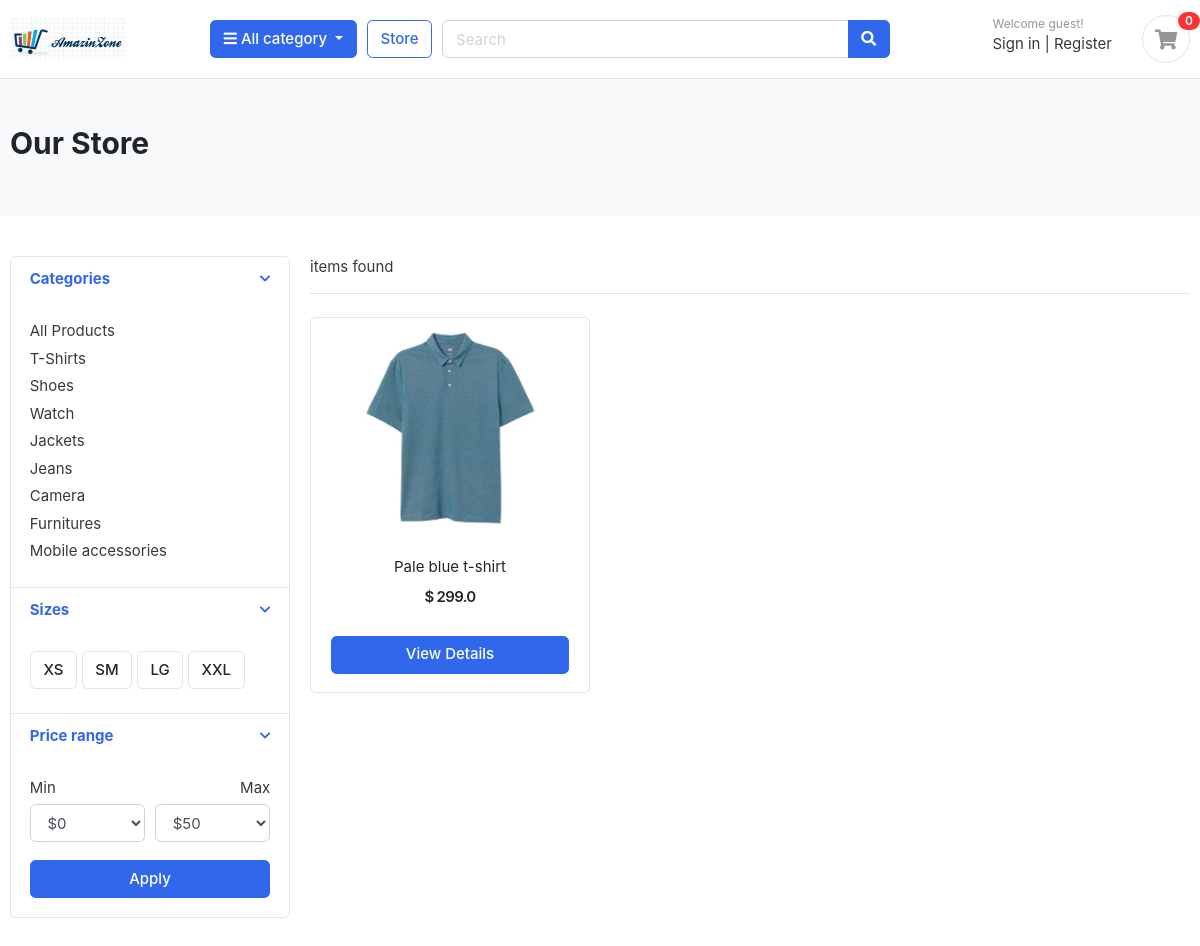
The page /store/category/T-Shirts on the database its author committed.
### store/models.py (models this page shows, shortened)
class Category(models.Model):
	title = models.CharField(max_length=100)
	slug = models.SlugField()
	banner_image = models.ImageField(upload_to="category/banners")
	class Meta:
		verbose_name_plural = 'Categories'

class Product(models.Model):
	title = models.CharField(max_length=100)
	slug = models.SlugField(max_length=100, unique=True)
	category = models.ForeignKey(Category, on_delete=models.CASCADE)
	image = models.ImageField(upload_to='products/images/')
	price = models.FloatField()
	details = models.TextField()
	quantity = models.IntegerField()
	in_stock = models.BooleanField(default=True)
	date_add = models.DateField(default=timezone.now)

### store/views.py (the view)
# urls.py: path('category/<slug:category_slug>', views.category, name='category'),
def category(request, category_slug):
	category_products = models.Product.objects.filter(category__slug=category_slug)
	return store(request, template_name='store.html',
		context={'category_products': category_products})

### cart/context_processors.py (called while the page is built)
def grand_total(request, tax_rate=6.9):
    total = 0
    count = 0
    cart_items = CartItem.objects.filter(cart__cart_id=_cart_id(request))
    for item in cart_items:
        total += item.sub_total()
        count += item.quantity
    tax = total * tax_rate // 100
    context = {}
    context['cart_items_count'] = count
    context['cart_total'] = total
    context['cart_tax'] = tax
    context['cart_tax_rate'] = tax_rate
    context['grand_total'] = tax + total
    return context

### cart/views.py (called while the page is built)
def _cart_id(request):
    cart = request.session.session_key
    if not cart:
        cart = request.session.create()
    return cart

### store/context_processors.py (called while the page is built)
def get_categories(request):
    categories = Category.objects.all()
    return {'product_categories': categories}

### store/views.py (called while the page is built)
def store(request, **kwargs):
	categories = models.Category.objects.all()
	category_products = models.Product.objects.all()
	args = {
		'categories': categories,
		'category_products': category_products
	}
	try:
		args.update(kwargs.get('context'))
	except:
		pass
	return render(request, 'store.html', context=args)

### store/templates/store.html (shortened to what this page needs)
{% extends 'base.html' %}
{% load static %}
{% block content %}
{% include 'includes/navbar.html' %}
<section class="section-pagetop bg">
  <div class="container">
    {% if 'search' in request.path %}
    <h2 class="title-page">Search Result</h2>
    {% else %}
    <h2 class="title-page">Our Store</h2>
    {% endif %}
  </div>
</section>
<section class="section-content padding-y">
  <div class="container">
    <div class="row">
      <aside class="col-md-3">
        <div class="card">
          <article class="filter-group">
            <header class="card-header">
              <a href="#" data-toggle="collapse" data-target="#collapse_1" aria-expanded="true" class="">
                <i class="icon-control fa fa-chevron-down"></i>
                <h6 class="title">Categories</h6>
              </a>
            </header>
            <div class="filter-content collapse show" id="collapse_1" style="">
              <div class="card-body">
                <ul class="list-menu">
                  <li><a href="{% url "store:category_all" %}">All Products </a></li>
                  {% for category in categories %}
                  <li><a href="{% url "store:category" category.slug %}">{{ category.title }} </a></li>
                  {% endfor %}
                </ul>
              </div>
            </div>
          </article>
          <article class="filter-group">
            <header class="card-header">
              <a href="#" data-toggle="collapse" data-target="#collapse_4" aria-expanded="true" class="">
                <i class="icon-control fa fa-chevron-down"></i>
                <h6 class="title">Sizes </h6>
              </a>
            </header>
            <div class="filter-content collapse show" id="collapse_4" style="">
              <div class="card-body">
                <label class="checkbox-btn">
                  <span class="btn btn-light"> XS </span>
                </label>
                <label class="checkbox-btn">
                  <span class="btn btn-light"> SM </span>
                </label>
                <label class="checkbox-btn">
                  <span class="btn btn-light"> LG </span>
                </label>
                <label class="checkbox-btn">
                  <span class="btn btn-light"> XXL </span>
                </label>
              </div>
            </div>
          </article>
          <article class="filter-group">
            <header class="card-header">
              <a href="#" data-toggle="collapse" data-target="#collapse_3" aria-expanded="true" class="">
                <i class="icon-control fa fa-chevron-down"></i>
                <h6 class="title">Price range </h6>
              </a>
            </header>
            <div class="filter-content collapse show" id="collapse_3" style="">
              <div class="card-body">
                <div class="form-row">
                  <div class="form-group col-md-6">
                    <label>Min</label>
                    <select class="mr-2 form-control">
                      <option value="0">$0</option>
                    </select>
                  </div>
                  <div class="form-group text-right col-md-6">
                    <label>Max</label>
                    <select class="mr-2 form-control">
                      <option value="50">$50</option>
                    </select>
                  </div>
                </div>
                <button class="btn btn-block btn-primary">Apply</button>
              </div>
            </div>
          </article>
        </div>
      </aside>
      <main class="col-md-9">
        <header class="border-bottom mb-4 pb-3">
          <div class="form-inline">
            <span class="mr-md-auto"><b>{{ product_count }}</b> items found </span>
          </div>
        </header>
        <div class="row">
          {% if category_products %}
          {% for product in category_products %}
          <div class="col-md-4">
            <figure class="card card-product-grid">
              <div class="img-wrap">
                <a href="{% url 'products:product_detail' product.slug %}"><img src="{{ product.image.url }}"></a>
              </div>
              <figcaption class="info-wrap">
                <div class="fix-height" align="center">
                  <a href="{% url "products:product_detail" product.slug %}" class="title">{{ product.title | capfirst }}</a>
                  <div class="price-wrap mt-2">
                    <span class="price">$ {{ product.price }}</span>
                  </div>
                </div>
                <a href="{% url "products:product_detail" product.slug %}" class="btn btn-block btn-primary">View Details </a>
              </figcaption>
            </figure>
          </div>
          {% endfor %}
          {% else %}
          <div align="center">
            <h2>No result found. Please try again.</h2>
          </div>
          {% endif %}
        </div>
      </main>
    </div>
  </div>
</section>
{% endblock %}

### static/css/ui.css (style rules this page uses)
html { font-family: "Inter", sans-serif; font-size: 15px; }
.img-wrap { text-align: center; display: block; }
.img-wrap img { max-width: 100%; }
.price-wrap { letter-spacing: -0.7px; }
.padding-y { padding-top: 40px; padding-bottom: 40px; }
figure { margin-bottom: 0; }
article:after, .form-group:after { display: block; clear: both; content: ""; }
.bg { background-color: #f8f9fa; }
.title-page { color: #212529; }
.btn-light { background-color: #fff; border-color: #e4e4e4; }
[class*=list-] li:after { visibility: hidden; display: block; content: ""; overflow: hidden; height: 0; clear: both; }
.list-menu { list-style: none; margin: 0; padding-left: 0; }
.list-menu li { margin-bottom: 5px; }
.list-menu a { color: #343a40; }
[class*=card-product] a.title { color: #212529; display: block; }
[class*=card-product] .img-wrap { overflow: hidden; position: relative; }
[class*=card-product] .img-wrap img { height: 100%; max-width: 100%; width: auto; display: inline-block; -o-object-fit: cover; object-fit: cover; }
.card-product-grid { margin-bottom: 20px; }
.card-product-grid .img-wrap { border-radius: 0.2rem 0.2rem 0 0; height: 220px; }
.card-product-grid .info-wrap { overflow: hidden; padding: 18px 20px; }
.card-product-grid .fix-height { height: 80px; overflow: hidden; }
.card .img-wrap { overflow: hidden; }
.price { font-weight: 600; color: #212529; }
.icon-control { margin-top: 5px; float: right; font-size: 80%; }
.card-header .title { margin-bottom: 0; line-height: 1.5; }
.filter-group { border-bottom: 1px solid #e4e4e4; }
.filter-group .card-header { border-bottom: 0; }
.filter-group:last-child { border-bottom: 0; }
.checkbox-btn { position: relative; }
.section-pagetop { padding: 45px 0; }

### rows shown on the page
Category: title "T-Shirts"
Category: title "Shoes"
Category: title "Watch"
Category: title "Jackets"
Category: title "Jeans"
Category: title "Camera"
Category: title "Furnitures"
Category: title "Mobile accessories"
Product: image (picture), title "Pale blue t-shirt", price "299.0"

### other values the page prints
{{ cart_items_count }} "0"
